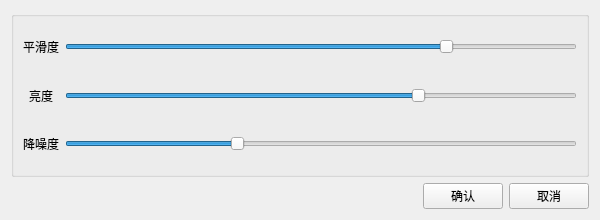
<?xml version="1.0" encoding="UTF-8"?>
<ui version="4.0">
 <class>Form</class>
 <widget class="QWidget" name="Form">
  <property name="geometry">
   <rect>
    <x>0</x>
    <y>0</y>
    <width>600</width>
    <height>220</height>
   </rect>
  </property>
  <property name="minimumSize">
   <size>
    <width>600</width>
    <height>220</height>
   </size>
  </property>
  <property name="maximumSize">
   <size>
    <width>600</width>
    <height>220</height>
   </size>
  </property>
  <property name="windowTitle">
   <string>参数设置</string>
  </property>
  <layout class="QVBoxLayout" name="verticalLayout_2">
   <item>
    <widget class="QGroupBox" name="groupBox">
     <property name="sizePolicy">
      <sizepolicy hsizetype="Preferred" vsizetype="Preferred">
       <horstretch>0</horstretch>
       <verstretch>0</verstretch>
      </sizepolicy>
     </property>
     <property name="title">
      <string/>
     </property>
     <layout class="QGridLayout" name="gridLayout">
      <item row="0" column="0">
       <widget class="QLabel" name="label">
        <property name="sizePolicy">
         <sizepolicy hsizetype="Preferred" vsizetype="Minimum">
          <horstretch>0</horstretch>
          <verstretch>0</verstretch>
         </sizepolicy>
        </property>
        <property name="text">
         <string>平滑度</string>
        </property>
        <property name="alignment">
         <set>Qt::AlignCenter</set>
        </property>
       </widget>
      </item>
      <item row="0" column="1">
       <widget class="QSlider" name="smoothnessSlider">
        <property name="sizePolicy">
         <sizepolicy hsizetype="Expanding" vsizetype="Preferred">
          <horstretch>0</horstretch>
          <verstretch>0</verstretch>
         </sizepolicy>
        </property>
        <property name="minimum">
         <number>1</number>
        </property>
        <property name="maximum">
         <number>400</number>
        </property>
        <property name="value">
         <number>301</number>
        </property>
        <property name="orientation">
         <enum>Qt::Horizontal</enum>
        </property>
       </widget>
      </item>
      <item row="1" column="0">
       <widget class="QLabel" name="label_2">
        <property name="sizePolicy">
         <sizepolicy hsizetype="Preferred" vsizetype="Minimum">
          <horstretch>0</horstretch>
          <verstretch>0</verstretch>
         </sizepolicy>
        </property>
        <property name="text">
         <string>亮度</string>
        </property>
        <property name="alignment">
         <set>Qt::AlignCenter</set>
        </property>
       </widget>
      </item>
      <item row="1" column="1">
       <widget class="QSlider" name="brightnessSlider">
        <property name="sizePolicy">
         <sizepolicy hsizetype="Expanding" vsizetype="Preferred">
          <horstretch>0</horstretch>
          <verstretch>0</verstretch>
         </sizepolicy>
        </property>
        <property name="minimum">
         <number>1</number>
        </property>
        <property name="maximum">
         <number>100</number>
        </property>
        <property name="value">
         <number>70</number>
        </property>
        <property name="orientation">
         <enum>Qt::Horizontal</enum>
        </property>
       </widget>
      </item>
      <item row="2" column="0">
       <widget class="QLabel" name="label_3">
        <property name="sizePolicy">
         <sizepolicy hsizetype="Preferred" vsizetype="Minimum">
          <horstretch>0</horstretch>
          <verstretch>0</verstretch>
         </sizepolicy>
        </property>
        <property name="text">
         <string>降噪度</string>
        </property>
        <property name="alignment">
         <set>Qt::AlignCenter</set>
        </property>
       </widget>
      </item>
      <item row="2" column="1">
       <widget class="QSlider" name="denosieSlider">
        <property name="sizePolicy">
         <sizepolicy hsizetype="Expanding" vsizetype="Preferred">
          <horstretch>0</horstretch>
          <verstretch>0</verstretch>
         </sizepolicy>
        </property>
        <property name="maximumSize">
         <size>
          <width>16777215</width>
          <height>16777215</height>
         </size>
        </property>
        <property name="minimum">
         <number>1</number>
        </property>
        <property name="maximum">
         <number>300</number>
        </property>
        <property name="value">
         <number>100</number>
        </property>
        <property name="orientation">
         <enum>Qt::Horizontal</enum>
        </property>
       </widget>
      </item>
     </layout>
    </widget>
   </item>
   <item>
    <layout class="QHBoxLayout" name="horizontalLayout">
     <item>
      <spacer name="horizontalSpacer">
       <property name="orientation">
        <enum>Qt::Horizontal</enum>
       </property>
       <property name="sizeHint" stdset="0">
        <size>
         <width>40</width>
         <height>20</height>
        </size>
       </property>
      </spacer>
     </item>
     <item>
      <widget class="QPushButton" name="confirmBtn">
       <property name="sizePolicy">
        <sizepolicy hsizetype="Maximum" vsizetype="Maximum">
         <horstretch>0</horstretch>
         <verstretch>0</verstretch>
        </sizepolicy>
       </property>
       <property name="text">
        <string>确认</string>
       </property>
      </widget>
     </item>
     <item>
      <widget class="QPushButton" name="cancelBtn">
       <property name="sizePolicy">
        <sizepolicy hsizetype="Maximum" vsizetype="Maximum">
         <horstretch>0</horstretch>
         <verstretch>0</verstretch>
        </sizepolicy>
       </property>
       <property name="text">
        <string>取消</string>
       </property>
      </widget>
     </item>
    </layout>
   </item>
  </layout>
 </widget>
 <resources/>
 <connections/>
</ui>
